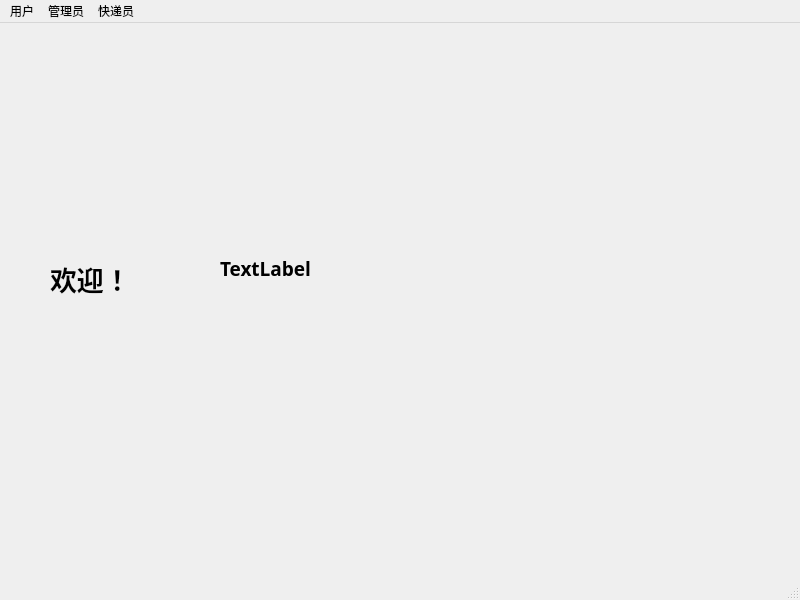
<?xml version="1.0" encoding="UTF-8"?>
<ui version="4.0">
 <class>mainwindow</class>
 <widget class="QMainWindow" name="mainwindow">
  <property name="geometry">
   <rect>
    <x>0</x>
    <y>0</y>
    <width>800</width>
    <height>600</height>
   </rect>
  </property>
  <property name="windowTitle">
   <string>mainwindow</string>
  </property>
  <widget class="QWidget" name="centralwidget">
   <property name="styleSheet">
    <string notr="true">background-image: url(:/new/prefix1/res/3.jpg);</string>
   </property>
   <widget class="QStackedWidget" name="stackedWidget">
    <property name="geometry">
     <rect>
      <x>30</x>
      <y>30</y>
      <width>751</width>
      <height>511</height>
     </rect>
    </property>
    <property name="currentIndex">
     <number>3</number>
    </property>
    <widget class="QWidget" name="loginpage">
     <widget class="QComboBox" name="comboBox">
      <property name="geometry">
       <rect>
        <x>30</x>
        <y>370</y>
        <width>91</width>
        <height>41</height>
       </rect>
      </property>
      <property name="font">
       <font>
        <family>Agency FB</family>
        <pointsize>12</pointsize>
        <weight>75</weight>
        <bold>true</bold>
       </font>
      </property>
     </widget>
     <widget class="QPushButton" name="LoginButton">
      <property name="geometry">
       <rect>
        <x>200</x>
        <y>370</y>
        <width>221</width>
        <height>33</height>
       </rect>
      </property>
      <property name="font">
       <font>
        <family>Agency FB</family>
        <pointsize>12</pointsize>
        <weight>75</weight>
        <bold>true</bold>
       </font>
      </property>
      <property name="text">
       <string>登录</string>
      </property>
     </widget>
     <widget class="QPushButton" name="RegisterButton">
      <property name="geometry">
       <rect>
        <x>460</x>
        <y>370</y>
        <width>221</width>
        <height>33</height>
       </rect>
      </property>
      <property name="font">
       <font>
        <family>Agency FB</family>
        <pointsize>12</pointsize>
        <weight>75</weight>
        <bold>true</bold>
       </font>
      </property>
      <property name="text">
       <string>注册</string>
      </property>
     </widget>
     <widget class="QLabel" name="name">
      <property name="geometry">
       <rect>
        <x>160</x>
        <y>140</y>
        <width>72</width>
        <height>28</height>
       </rect>
      </property>
      <property name="font">
       <font>
        <family>Agency FB</family>
        <pointsize>14</pointsize>
        <weight>75</weight>
        <bold>true</bold>
       </font>
      </property>
      <property name="text">
       <string>用户名</string>
      </property>
     </widget>
     <widget class="QLineEdit" name="le_name">
      <property name="geometry">
       <rect>
        <x>260</x>
        <y>140</y>
        <width>329</width>
        <height>31</height>
       </rect>
      </property>
     </widget>
     <widget class="QLabel" name="password">
      <property name="geometry">
       <rect>
        <x>160</x>
        <y>220</y>
        <width>48</width>
        <height>28</height>
       </rect>
      </property>
      <property name="font">
       <font>
        <family>Agency FB</family>
        <pointsize>14</pointsize>
        <weight>75</weight>
        <bold>true</bold>
       </font>
      </property>
      <property name="text">
       <string>密码</string>
      </property>
     </widget>
     <widget class="QLineEdit" name="le_pw">
      <property name="geometry">
       <rect>
        <x>260</x>
        <y>220</y>
        <width>331</width>
        <height>31</height>
       </rect>
      </property>
      <property name="echoMode">
       <enum>QLineEdit::Password</enum>
      </property>
     </widget>
    </widget>
    <widget class="QWidget" name="pagemgm">
     <widget class="QWidget" name="widget_3" native="true">
      <property name="geometry">
       <rect>
        <x>620</x>
        <y>140</y>
        <width>131</width>
        <height>131</height>
       </rect>
      </property>
      <layout class="QGridLayout" name="gridLayout_2">
       <item row="0" column="0">
        <widget class="QPushButton" name="SingforD">
         <property name="font">
          <font>
           <family>Agency FB</family>
           <pointsize>12</pointsize>
           <weight>75</weight>
           <bold>true</bold>
          </font>
         </property>
         <property name="text">
          <string>签收快递</string>
         </property>
        </widget>
       </item>
       <item row="1" column="0">
        <widget class="QPushButton" name="send">
         <property name="font">
          <font>
           <family>Agency FB</family>
           <pointsize>12</pointsize>
           <weight>75</weight>
           <bold>true</bold>
          </font>
         </property>
         <property name="text">
          <string>发送快递</string>
         </property>
        </widget>
       </item>
      </layout>
     </widget>
     <widget class="QTableWidget" name="tableWidget">
      <property name="geometry">
       <rect>
        <x>40</x>
        <y>90</y>
        <width>571</width>
        <height>411</height>
       </rect>
      </property>
     </widget>
     <widget class="QLineEdit" name="d_uinfo">
      <property name="geometry">
       <rect>
        <x>50</x>
        <y>40</y>
        <width>391</width>
        <height>31</height>
       </rect>
      </property>
      <property name="placeholderText">
       <string>请输入想要查找的快递信息</string>
      </property>
     </widget>
     <widget class="QPushButton" name="dsearch">
      <property name="geometry">
       <rect>
        <x>460</x>
        <y>40</y>
        <width>111</width>
        <height>31</height>
       </rect>
      </property>
      <property name="font">
       <font>
        <family>Agency FB</family>
        <pointsize>12</pointsize>
        <weight>75</weight>
        <bold>true</bold>
       </font>
      </property>
      <property name="text">
       <string>查找快递</string>
      </property>
     </widget>
    </widget>
    <widget class="QWidget" name="searchdelivery">
     <widget class="QLineEdit" name="le_number">
      <property name="geometry">
       <rect>
        <x>10</x>
        <y>30</y>
        <width>281</width>
        <height>21</height>
       </rect>
      </property>
      <property name="inputMask">
       <string/>
      </property>
      <property name="text">
       <string/>
      </property>
      <property name="placeholderText">
       <string>请输入想要查询的快递相关信息</string>
      </property>
     </widget>
     <widget class="QPushButton" name="searchbutton">
      <property name="geometry">
       <rect>
        <x>300</x>
        <y>20</y>
        <width>101</width>
        <height>31</height>
       </rect>
      </property>
      <property name="font">
       <font>
        <family>Agency FB</family>
        <pointsize>12</pointsize>
        <weight>75</weight>
        <bold>true</bold>
       </font>
      </property>
      <property name="text">
       <string>查询</string>
      </property>
     </widget>
     <widget class="QTableWidget" name="searchdtable">
      <property name="geometry">
       <rect>
        <x>10</x>
        <y>70</y>
        <width>641</width>
        <height>421</height>
       </rect>
      </property>
     </widget>
    </widget>
    <widget class="QWidget" name="page">
     <widget class="QLabel" name="label_3">
      <property name="geometry">
       <rect>
        <x>20</x>
        <y>180</y>
        <width>121</width>
        <height>91</height>
       </rect>
      </property>
      <property name="font">
       <font>
        <family>Agency FB</family>
        <pointsize>20</pointsize>
        <weight>75</weight>
        <bold>true</bold>
       </font>
      </property>
      <property name="text">
       <string>欢迎！</string>
      </property>
     </widget>
     <widget class="QLabel" name="label_4">
      <property name="geometry">
       <rect>
        <x>190</x>
        <y>200</y>
        <width>141</width>
        <height>31</height>
       </rect>
      </property>
      <property name="font">
       <font>
        <family>Agency FB</family>
        <pointsize>14</pointsize>
        <weight>75</weight>
        <bold>true</bold>
       </font>
      </property>
      <property name="text">
       <string>TextLabel</string>
      </property>
     </widget>
     <widget class="QLabel" name="label">
      <property name="geometry">
       <rect>
        <x>370</x>
        <y>70</y>
        <width>341</width>
        <height>341</height>
       </rect>
      </property>
      <property name="styleSheet">
       <string notr="true">background-image: url(:/new/prefix1/res/740.JPG);
background-repeat:no-repeat;
background-position:center;</string>
      </property>
      <property name="text">
       <string/>
      </property>
     </widget>
    </widget>
    <widget class="QWidget" name="searchuser">
     <widget class="QLineEdit" name="le_user">
      <property name="geometry">
       <rect>
        <x>10</x>
        <y>40</y>
        <width>281</width>
        <height>21</height>
       </rect>
      </property>
      <property name="inputMask">
       <string/>
      </property>
      <property name="text">
       <string/>
      </property>
      <property name="placeholderText">
       <string>请输入想要查询的用户相关信息</string>
      </property>
     </widget>
     <widget class="QPushButton" name="searchbutton_2">
      <property name="geometry">
       <rect>
        <x>310</x>
        <y>30</y>
        <width>101</width>
        <height>31</height>
       </rect>
      </property>
      <property name="font">
       <font>
        <family>Agency FB</family>
        <pointsize>12</pointsize>
        <weight>75</weight>
        <bold>true</bold>
       </font>
      </property>
      <property name="text">
       <string>查询</string>
      </property>
     </widget>
     <widget class="QTableWidget" name="searchutable">
      <property name="geometry">
       <rect>
        <x>10</x>
        <y>70</y>
        <width>671</width>
        <height>421</height>
       </rect>
      </property>
     </widget>
    </widget>
    <widget class="QWidget" name="distributecourier">
     <widget class="QTableWidget" name="distributeTable">
      <property name="geometry">
       <rect>
        <x>30</x>
        <y>80</y>
        <width>581</width>
        <height>421</height>
       </rect>
      </property>
     </widget>
     <widget class="QPushButton" name="distributeCourier">
      <property name="geometry">
       <rect>
        <x>440</x>
        <y>20</y>
        <width>111</width>
        <height>41</height>
       </rect>
      </property>
      <property name="font">
       <font>
        <family>Agency FB</family>
        <pointsize>12</pointsize>
        <weight>75</weight>
        <bold>true</bold>
       </font>
      </property>
      <property name="text">
       <string>确定</string>
      </property>
     </widget>
     <widget class="QLineEdit" name="le_dnumber">
      <property name="geometry">
       <rect>
        <x>110</x>
        <y>30</y>
        <width>311</width>
        <height>31</height>
       </rect>
      </property>
      <property name="placeholderText">
       <string>请输入你想要分配快递员的快递单号</string>
      </property>
     </widget>
    </widget>
    <widget class="QWidget" name="page_2">
     <widget class="QTableWidget" name="distributeCTable">
      <property name="geometry">
       <rect>
        <x>30</x>
        <y>70</y>
        <width>581</width>
        <height>421</height>
       </rect>
      </property>
     </widget>
     <widget class="QPushButton" name="confirmbutton">
      <property name="geometry">
       <rect>
        <x>410</x>
        <y>20</y>
        <width>111</width>
        <height>41</height>
       </rect>
      </property>
      <property name="font">
       <font>
        <family>Agency FB</family>
        <pointsize>12</pointsize>
        <weight>75</weight>
        <bold>true</bold>
       </font>
      </property>
      <property name="text">
       <string>确定分配</string>
      </property>
     </widget>
     <widget class="QLineEdit" name="le_courier">
      <property name="geometry">
       <rect>
        <x>40</x>
        <y>30</y>
        <width>351</width>
        <height>31</height>
       </rect>
      </property>
      <property name="placeholderText">
       <string>请输入你选择的快递员</string>
      </property>
     </widget>
    </widget>
    <widget class="QWidget" name="page_3">
     <widget class="QTableWidget" name="collectTable">
      <property name="geometry">
       <rect>
        <x>30</x>
        <y>80</y>
        <width>581</width>
        <height>421</height>
       </rect>
      </property>
     </widget>
     <widget class="QLabel" name="label_2">
      <property name="geometry">
       <rect>
        <x>30</x>
        <y>20</y>
        <width>361</width>
        <height>41</height>
       </rect>
      </property>
      <property name="font">
       <font>
        <family>Agency FB</family>
        <pointsize>14</pointsize>
        <weight>75</weight>
        <bold>true</bold>
       </font>
      </property>
      <property name="text">
       <string>请点击你揽收的快递单号↓↓</string>
      </property>
     </widget>
     <widget class="QPushButton" name="confirmcollect">
      <property name="geometry">
       <rect>
        <x>620</x>
        <y>140</y>
        <width>111</width>
        <height>41</height>
       </rect>
      </property>
      <property name="font">
       <font>
        <family>Agency FB</family>
        <pointsize>12</pointsize>
        <weight>75</weight>
        <bold>true</bold>
       </font>
      </property>
      <property name="text">
       <string>确定揽收</string>
      </property>
     </widget>
    </widget>
    <widget class="QWidget" name="page_4">
     <widget class="QTableWidget" name="searchCDTable">
      <property name="geometry">
       <rect>
        <x>50</x>
        <y>80</y>
        <width>581</width>
        <height>421</height>
       </rect>
      </property>
     </widget>
     <widget class="QLineEdit" name="le_courierdelivery">
      <property name="geometry">
       <rect>
        <x>50</x>
        <y>40</y>
        <width>351</width>
        <height>31</height>
       </rect>
      </property>
      <property name="placeholderText">
       <string>请输入你想要查找的快递信息</string>
      </property>
     </widget>
     <widget class="QPushButton" name="confirmsearch">
      <property name="geometry">
       <rect>
        <x>420</x>
        <y>30</y>
        <width>111</width>
        <height>41</height>
       </rect>
      </property>
      <property name="font">
       <font>
        <family>Agency FB</family>
        <pointsize>12</pointsize>
        <weight>75</weight>
        <bold>true</bold>
       </font>
      </property>
      <property name="text">
       <string>查找</string>
      </property>
     </widget>
    </widget>
    <widget class="QWidget" name="page_5">
     <widget class="QTableWidget" name="searchCTable">
      <property name="geometry">
       <rect>
        <x>60</x>
        <y>70</y>
        <width>581</width>
        <height>421</height>
       </rect>
      </property>
     </widget>
     <widget class="QLineEdit" name="le_searchcourier">
      <property name="geometry">
       <rect>
        <x>60</x>
        <y>30</y>
        <width>351</width>
        <height>31</height>
       </rect>
      </property>
      <property name="placeholderText">
       <string>请输入你想要查找的快递员信息</string>
      </property>
     </widget>
     <widget class="QPushButton" name="confirmsearch_courier">
      <property name="geometry">
       <rect>
        <x>430</x>
        <y>20</y>
        <width>111</width>
        <height>41</height>
       </rect>
      </property>
      <property name="font">
       <font>
        <family>Agency FB</family>
        <pointsize>12</pointsize>
        <weight>75</weight>
        <bold>true</bold>
       </font>
      </property>
      <property name="text">
       <string>查找</string>
      </property>
     </widget>
    </widget>
   </widget>
  </widget>
  <widget class="QMenuBar" name="menubar">
   <property name="geometry">
    <rect>
     <x>0</x>
     <y>0</y>
     <width>800</width>
     <height>26</height>
    </rect>
   </property>
   <widget class="QMenu" name="menu">
    <property name="title">
     <string>用户</string>
    </property>
    <addaction name="actionlogin"/>
    <addaction name="actionchange_password"/>
    <addaction name="actiondeliverymanage"/>
    <addaction name="actionbalance"/>
    <addaction name="actionlogout"/>
   </widget>
   <widget class="QMenu" name="menu_2">
    <property name="title">
     <string>管理员</string>
    </property>
    <addaction name="actionsearch_delivery"/>
    <addaction name="actionsearch_user"/>
    <addaction name="actionsearch_courier"/>
    <addaction name="actiondistribute"/>
   </widget>
   <widget class="QMenu" name="menu_3">
    <property name="title">
     <string>快递员</string>
    </property>
    <addaction name="actioncollect_delivery"/>
    <addaction name="actionsearch_courierdelivery"/>
   </widget>
   <addaction name="menu"/>
   <addaction name="menu_2"/>
   <addaction name="menu_3"/>
  </widget>
  <widget class="QStatusBar" name="statusbar"/>
  <action name="actionlogin">
   <property name="text">
    <string>登录</string>
   </property>
   <property name="iconText">
    <string>登录</string>
   </property>
   <property name="toolTip">
    <string>登录</string>
   </property>
  </action>
  <action name="actionchange_password">
   <property name="text">
    <string>修改密码</string>
   </property>
   <property name="iconText">
    <string>修改密码</string>
   </property>
   <property name="toolTip">
    <string>修改密码</string>
   </property>
  </action>
  <action name="actionbalance">
   <property name="text">
    <string>余额管理</string>
   </property>
   <property name="iconText">
    <string>余额管理</string>
   </property>
   <property name="toolTip">
    <string>余额管理</string>
   </property>
  </action>
  <action name="actionlogout">
   <property name="text">
    <string>注销</string>
   </property>
  </action>
  <action name="actionsearch_delivery">
   <property name="text">
    <string>查询快递</string>
   </property>
   <property name="toolTip">
    <string>查询管理</string>
   </property>
  </action>
  <action name="actiondeliverymanage">
   <property name="text">
    <string>快递管理</string>
   </property>
  </action>
  <action name="actionsearch_user">
   <property name="text">
    <string>查询用户</string>
   </property>
  </action>
  <action name="actionsearch_courier">
   <property name="text">
    <string>查询快递员</string>
   </property>
  </action>
  <action name="actioncollect_delivery">
   <property name="text">
    <string>揽收快递</string>
   </property>
  </action>
  <action name="actionsearch_courierdelivery">
   <property name="text">
    <string>查询快递</string>
   </property>
  </action>
  <action name="actiondistribute">
   <property name="text">
    <string>分配快递员</string>
   </property>
  </action>
 </widget>
 <resources/>
 <connections/>
</ui>
